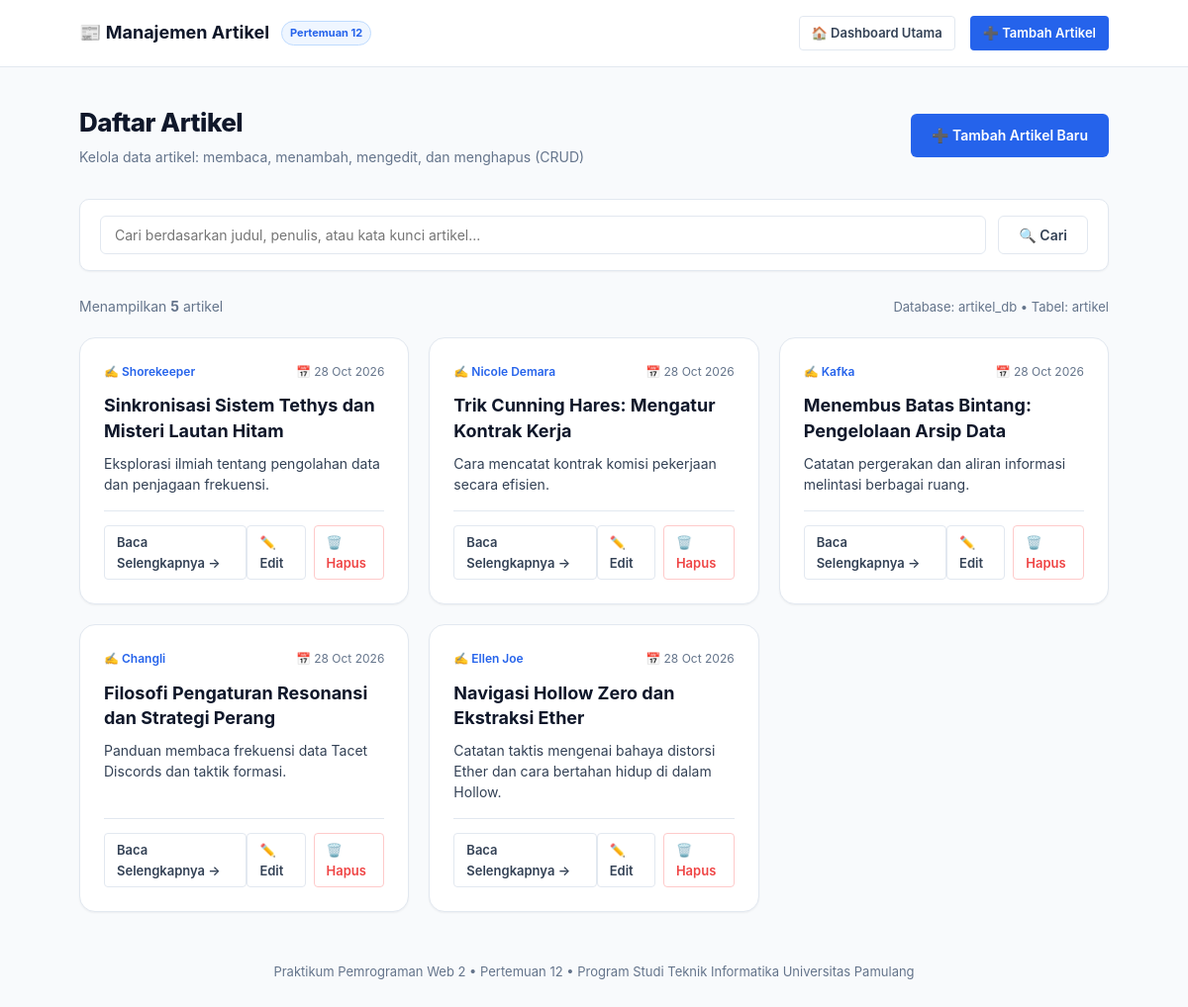
Page /artikel/index.php on the committed database.
### tables this page shows
CREATE TABLE `artikel` (
  `articleID` int(11) NOT NULL AUTO_INCREMENT,
  `judul` varchar(255) NOT NULL,
  `penulis` varchar(100) NOT NULL,
  `lead` text NOT NULL,
  `isi` longtext NOT NULL,
  `waktu` datetime DEFAULT CURRENT_TIMESTAMP,
  PRIMARY KEY (`articleID`)
);

### artikel/index.php (the view, shortened to what this page needs)
<?php
$search = isset($_GET['q']) ? trim($_GET['q']) : '';
if (!empty($search)) {
    $safe_search = addslashes($search);
    $query_str = "SELECT * FROM artikel WHERE `judul` LIKE '%$safe_search%' OR `penulis` LIKE '%$safe_search%' OR `lead` LIKE '%$safe_search%' ORDER BY articleID DESC";
} else {
    $query_str = "SELECT * FROM artikel ORDER BY articleID DESC";
}
$query = mysql_query($query_str);
$total_artikel = mysql_num_rows($query);
?>
<!DOCTYPE html>
<html lang="id">
<head>
    <link rel="stylesheet" href="style.css">
</head>
<body>
    <nav class="navbar">
        <div class="nav-container">
            <a href="index.php" class="nav-brand">
                <span>📰 Manajemen Artikel</span>
                <span class="nav-brand-badge">Pertemuan 12</span>
            </a>
            <div class="nav-links">
                <a href="../index.php" class="btn btn-secondary btn-sm">🏠 Dashboard Utama</a>
                <a href="tambah.php" class="btn btn-primary btn-sm">➕ Tambah Artikel</a>
            </div>
        </div>
    </nav>
    <div class="container">
        <div class="page-header">
            <div class="page-title">
                <h1>Daftar Artikel</h1>
                <p>Kelola data artikel: membaca, menambah, mengedit, dan menghapus (CRUD)</p>
            </div>
            <div>
                <a href="tambah.php" class="btn btn-primary">➕ Tambah Artikel Baru</a>
            </div>
        </div>
        <div class="search-wrapper">
            <form action="index.php" method="GET" style="display:flex; width:100%; gap:12px;">
                <input type="text" name="q" class="search-input" placeholder="Cari berdasarkan judul, penulis, atau kata kunci artikel..." value="<?= htmlspecialchars($search) ?>">
                <button type="submit" class="btn btn-secondary">🔍 Cari</button>
            </form>
        </div>
        <div style="margin-bottom: 20px; font-size: 14px; color: var(--text-muted); display:flex; justify-content:space-between; align-items:center;">
            <span>Menampilkan <strong><?= $total_artikel ?></strong> artikel<?= !empty($search) ? ' dengan kata kunci "' . htmlspecialchars($search) . '"' : '' ?></span>
            <span style="font-size: 13px;">Database: <code>artikel_db</code> &bull; Tabel: <code>artikel</code></span>
        </div>
        <?php if ($total_artikel > 0): ?>
            <div class="articles-grid">
                <?php while ($row = mysql_fetch_assoc($query)): ?>
                    <div class="article-card">
                        <div class="article-meta">
                            <span class="article-author">✍️ <?= htmlspecialchars($row['penulis']) ?></span>
                            <span>📅 <?= date('d M Y', strtotime($row['waktu'])) ?></span>
                        </div>
                        <h2><?= htmlspecialchars($row['judul']) ?></h2>
                        <p class="article-lead">
                            <?= htmlspecialchars(mb_strimwidth($row['lead'], 0, 140, '...')) ?>
                        </p>
                        <div class="article-footer">
                            <a href="detail.php?id=<?= $row['articleID'] ?>" class="btn btn-secondary btn-sm">Baca Selengkapnya &rarr;</a>
                            <div class="article-actions">
                                <a href="edit.php?id=<?= $row['articleID'] ?>" class="btn btn-secondary btn-sm" title="Edit Artikel">✏️ Edit</a>
                                <a href="hapus.php?id=<?= $row['articleID'] ?>" class="btn btn-outline-danger btn-sm" onclick="return confirm('Apakah Anda yakin ingin menghapus artikel \'<?= htmlspecialchars(addslashes($row['judul'])) ?>\'?');" title="Hapus Artikel">🗑️ Hapus</a>
                            </div>
                        </div>
                    </div>
                <?php endwhile; ?>
            </div>
        <?php endif; ?>
        <div class="footer-info">
            <p>Praktikum Pemrograman Web 2 &bull; Pertemuan 12 &bull; Program Studi Teknik Informatika Universitas Pamulang</p>
        </div>
    </div>
</body>
</html>

### artikel/style.css (style rules this page uses)
:root { --primary: #2563eb; --primary-hover: #1d4ed8; --primary-light: #eff6ff; --primary-border: #bfdbfe; --success: #10b981; --success-light: #ecfdf5; --success-border: #a7f3d0; --danger: #ef4444; --danger-hover: #dc2626; --danger-light: #fef2f2; --danger-border: #fecaca; --warning: #f59e0b; --warning-light: #fffbeb; --bg-page: #f8fafc; --surface: #ffffff; --border: #e2e8f0; --border-focus: #3b82f6; --text-title: #0f172a; --text-body: #334155; --text-muted: #64748b; --text-light: #94a3b8; --radius-sm: 6px; --radius-md: 10px; --radius-lg: 16px; --shadow-sm: 0 1px 2px 0 rgba(0, 0, 0, 0.05); --shadow-md: 0 4px 6px -1px rgba(0, 0, 0, 0.1), 0 2px 4px -1px rgba(0, 0, 0, 0.06); --shadow-lg: 0 10px 15px -3px rgba(0, 0, 0, 0.1), 0 4px 6px -2px rgba(0, 0, 0, 0.05); }
* { margin: 0; padding: 0; box-sizing: border-box; font-family: 'Inter', -apple-system, BlinkMacSystemFont, 'Segoe UI', Roboto, Oxygen, Ubuntu, Cantarell, sans-serif; }
body { background-color: var(--bg-page); color: var(--text-body); line-height: 1.6; min-height: 100vh; padding-bottom: 60px; }
.container { max-width: 1080px; margin: 0 auto; padding: 0 20px; }
.navbar { background: var(--surface); border-bottom: 1px solid var(--border); padding: 16px 0; margin-bottom: 35px; position: sticky; top: 0; z-index: 100; backdrop-filter: blur(8px); background-color: rgba(255, 255, 255, 0.95); }
.nav-container { display: flex; justify-content: space-between; align-items: center; max-width: 1080px; margin: 0 auto; padding: 0 20px; }
.nav-brand { display: flex; align-items: center; gap: 12px; text-decoration: none; color: var(--text-title); font-weight: 700; font-size: 18px; }
.nav-brand-badge { background: var(--primary-light); color: var(--primary); font-size: 11px; font-weight: 700; padding: 3px 8px; border-radius: 999px; border: 1px solid var(--primary-border); }
.nav-links { display: flex; gap: 15px; align-items: center; }
.page-header { display: flex; justify-content: space-between; align-items: center; margin-bottom: 30px; flex-wrap: wrap; gap: 15px; }
.page-title h1 { font-size: 26px; font-weight: 800; color: var(--text-title); letter-spacing: -0.5px; }
.page-title p { color: var(--text-muted); font-size: 14px; margin-top: 4px; }
.btn { display: inline-flex; align-items: center; justify-content: center; gap: 8px; padding: 10px 20px; border-radius: var(--radius-sm); font-size: 14px; font-weight: 600; text-decoration: none; cursor: pointer; border: 1px solid transparent; transition: all 0.2s ease; }
.btn-primary { background-color: var(--primary); color: #ffffff; }
.btn-secondary { background-color: var(--surface); color: var(--text-body); border-color: var(--border); }
.btn-outline-danger { background: transparent; color: var(--danger); border-color: var(--danger-border); }
.btn-sm { padding: 6px 12px; font-size: 13px; border-radius: 4px; }
.search-wrapper { background: var(--surface); border: 1px solid var(--border); border-radius: var(--radius-md); padding: 16px 20px; margin-bottom: 25px; display: flex; gap: 15px; align-items: center; box-shadow: var(--shadow-sm); }
.search-input { flex: 1; padding: 10px 14px; border: 1px solid var(--border); border-radius: var(--radius-sm); font-size: 14px; outline: none; transition: border-color 0.2s; }
.articles-grid { display: grid; grid-template-columns: repeat(auto-fill, minmax(320px, 1fr)); gap: 20px; }
.article-card { background: var(--surface); border: 1px solid var(--border); border-radius: var(--radius-lg); padding: 24px; box-shadow: var(--shadow-sm); transition: all 0.25s ease; display: flex; flex-direction: column; }
.article-meta { display: flex; justify-content: space-between; align-items: center; font-size: 12px; color: var(--text-muted); margin-bottom: 12px; }
.article-author { font-weight: 600; color: var(--primary); }
.article-card h2 { font-size: 18px; font-weight: 700; color: var(--text-title); margin-bottom: 10px; line-height: 1.4; }
.article-lead { color: var(--text-body); font-size: 14px; line-height: 1.5; margin-bottom: 16px; flex-grow: 1; }
.article-footer { display: flex; justify-content: space-between; align-items: center; padding-top: 14px; border-top: 1px solid var(--border); margin-top: auto; }
.article-actions { display: flex; gap: 8px; }
.footer-info { text-align: center; margin-top: 50px; color: var(--text-muted); font-size: 13px; }

### rows in the picture
artikel: penulis "Shorekeeper", waktu "28 Oct 2026", judul "Sinkronisasi Sistem Tethys dan Misteri Lautan Hitam", lead "Eksplorasi ilmiah tentang pengolahan data dan penjagaan frekuensi."
artikel: penulis "Nicole Demara", waktu "28 Oct 2026", judul "Trik Cunning Hares: Mengatur Kontrak Kerja", lead "Cara mencatat kontrak komisi pekerjaan secara efisien."
artikel: penulis "Kafka", waktu "28 Oct 2026", judul "Menembus Batas Bintang: Pengelolaan Arsip Data", lead "Catatan pergerakan dan aliran informasi melintasi berbagai ruang."
artikel: penulis "Changli", waktu "28 Oct 2026", judul "Filosofi Pengaturan Resonansi dan Strategi Perang", lead "Panduan membaca frekuensi data Tacet Discords dan taktik formasi."
artikel: penulis "Ellen Joe", waktu "28 Oct 2026", judul "Navigasi Hollow Zero dan Ekstraksi Ether", lead "Catatan taktis mengenai bahaya distorsi Ether dan cara bertahan hidup di dalam Hollow."

### other values in the picture
$total_artikel "5"
